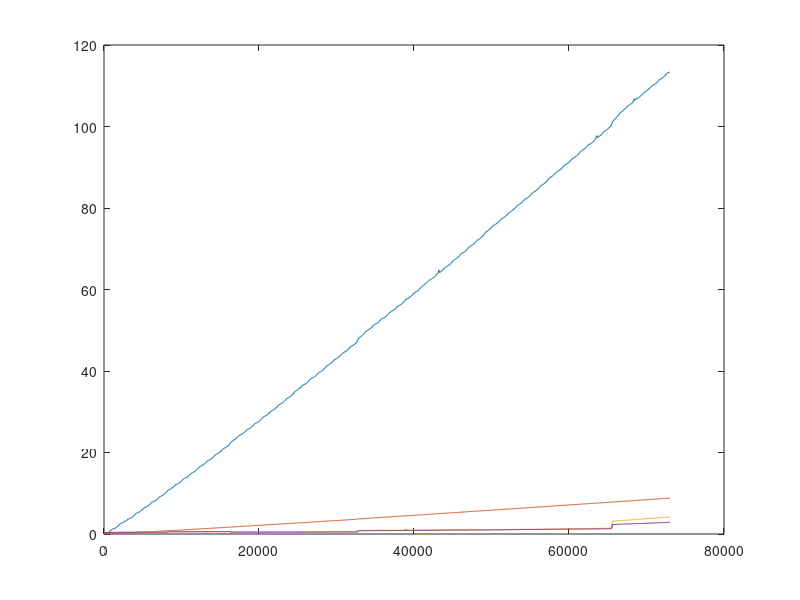

MATLAB code to generate this figure:
x=1:100:73001;y1=1:100:73001;y2=1:100:73001;y3=1:100:73001;y4=1:100:73001;
y1(1) = 0.001900; y2(1) = 0.000600; y3(1) = 0.416668; y4(1) = 0.415700;
y1(2) = 0.020100; y2(2) = 0.008800; y3(2) = 0.449556; y4(2) = 0.405700;
y1(3) = 0.060800; y2(3) = 0.015800; y3(3) = 0.440778; y4(3) = 0.390900;
y1(4) = 0.121100; y2(4) = 0.023500; y3(4) = 0.423556; y4(4) = 0.380600;
y1(5) = 0.196400; y2(5) = 0.030800; y3(5) = 0.413333; y4(5) = 0.388400;
y1(6) = 0.289200; y2(6) = 0.038200; y3(6) = 0.399000; y4(6) = 0.355000;
y1(7) = 0.408800; y2(7) = 0.046400; y3(7) = 0.396889; y4(7) = 0.354500;
y1(8) = 0.548100; y2(8) = 0.056300; y3(8) = 0.399222; y4(8) = 0.354600;
y1(9) = 0.708000; y2(9) = 0.065400; y3(9) = 0.395556; y4(9) = 0.356000;
y1(10) = 0.889100; y2(10) = 0.073600; y3(10) = 0.424111; y4(10) = 0.354900;
y1(11) = 1.091300; y2(11) = 0.082500; y3(11) = 0.398111; y4(11) = 0.354200;
y1(12) = 1.206700; y2(12) = 0.092400; y3(12) = 0.451889; y4(12) = 0.380900;
y1(13) = 1.257800; y2(13) = 0.101700; y3(13) = 0.426000; y4(13) = 0.380800;
y1(14) = 1.330600; y2(14) = 0.110500; y3(14) = 0.455889; y4(14) = 0.379000;
y1(15) = 1.418700; y2(15) = 0.120900; y3(15) = 0.427444; y4(15) = 0.380100;
y1(16) = 1.525700; y2(16) = 0.130600; y3(16) = 0.423111; y4(16) = 0.405900;
y1(17) = 1.652500; y2(17) = 0.139300; y3(17) = 0.427111; y4(17) = 0.381700;
y1(18) = 1.799800; y2(18) = 0.149700; y3(18) = 0.426667; y4(18) = 0.381900;
y1(19) = 1.964300; y2(19) = 0.159800; y3(19) = 0.452667; y4(19) = 0.380400;
y1(20) = 2.150100; y2(20) = 0.170200; y3(20) = 0.426556; y4(20) = 0.379200;
y1(21) = 2.354500; y2(21) = 0.179300; y3(21) = 0.456667; y4(21) = 0.379700;
y1(22) = 2.540600; y2(22) = 0.189800; y3(22) = 0.483000; y4(22) = 0.408500;
y1(23) = 2.601800; y2(23) = 0.199800; y3(23) = 0.455000; y4(23) = 0.407800;
y1(24) = 2.675400; y2(24) = 0.210700; y3(24) = 0.481000; y4(24) = 0.407300;
y1(25) = 2.757800; y2(25) = 0.220200; y3(25) = 0.454333; y4(25) = 0.436200;
y1(26) = 2.867100; y2(26) = 0.232800; y3(26) = 0.484222; y4(26) = 0.409600;
y1(27) = 2.996900; y2(27) = 0.240800; y3(27) = 0.482111; y4(27) = 0.407600;
y1(28) = 3.140800; y2(28) = 0.253000; y3(28) = 0.451556; y4(28) = 0.434700;
y1(29) = 3.285700; y2(29) = 0.262200; y3(29) = 0.482667; y4(29) = 0.405600;
y1(30) = 3.266400; y2(30) = 0.251900; y3(30) = 0.464222; y4(30) = 0.388900;
y1(31) = 3.459800; y2(31) = 0.260300; y3(31) = 0.455889; y4(31) = 0.383600;
y1(32) = 3.642600; y2(32) = 0.269300; y3(32) = 0.431111; y4(32) = 0.406000;
y1(33) = 3.709800; y2(33) = 0.281500; y3(33) = 0.459222; y4(33) = 0.386600;
y1(34) = 3.768100; y2(34) = 0.290400; y3(34) = 0.463889; y4(34) = 0.387600;
y1(35) = 3.852200; y2(35) = 0.302300; y3(35) = 0.431111; y4(35) = 0.413500;
y1(36) = 3.954100; y2(36) = 0.309000; y3(36) = 0.427444; y4(36) = 0.392500;
y1(37) = 4.076000; y2(37) = 0.343700; y3(37) = 0.471111; y4(37) = 0.379600;
y1(38) = 4.211400; y2(38) = 0.339300; y3(38) = 0.470778; y4(38) = 0.380500;
y1(39) = 4.375400; y2(39) = 0.353500; y3(39) = 0.449778; y4(39) = 0.402300;
y1(40) = 4.564799; y2(40) = 0.357700; y3(40) = 0.473556; y4(40) = 0.384000;
y1(41) = 4.755600; y2(41) = 0.360200; y3(41) = 0.470778; y4(41) = 0.383000;
y1(42) = 5.015600; y2(42) = 0.371000; y3(42) = 0.531444; y4(42) = 0.417300;
y1(43) = 5.119101; y2(43) = 0.379800; y3(43) = 0.509444; y4(43) = 0.437500;
y1(44) = 5.191900; y2(44) = 0.389100; y3(44) = 0.504889; y4(44) = 0.440100;
y1(45) = 5.268800; y2(45) = 0.396800; y3(45) = 0.509222; y4(45) = 0.416300;
y1(46) = 5.369400; y2(46) = 0.407200; y3(46) = 0.510556; y4(46) = 0.438800;
y1(47) = 5.489400; y2(47) = 0.419200; y3(47) = 0.539111; y4(47) = 0.416700;
y1(48) = 5.610200; y2(48) = 0.428100; y3(48) = 0.478444; y4(48) = 0.440000;
y1(49) = 5.746600; y2(49) = 0.438000; y3(49) = 0.538444; y4(49) = 0.414500;
y1(50) = 5.916200; y2(50) = 0.447100; y3(50) = 0.513889; y4(50) = 0.439700;
y1(51) = 6.106400; y2(51) = 0.458400; y3(51) = 0.512111; y4(51) = 0.440000;
y1(52) = 6.305700; y2(52) = 0.470100; y3(52) = 0.510444; y4(52) = 0.440200;
y1(53) = 6.423100; y2(53) = 0.482600; y3(53) = 0.514889; y4(53) = 0.441200;
y1(54) = 6.494300; y2(54) = 0.488800; y3(54) = 0.541778; y4(54) = 0.417900;
y1(55) = 6.571200; y2(55) = 0.499600; y3(55) = 0.511555; y4(55) = 0.440800;
y1(56) = 6.663499; y2(56) = 0.512300; y3(56) = 0.543667; y4(56) = 0.420600;
y1(57) = 6.784400; y2(57) = 0.521300; y3(57) = 0.513222; y4(57) = 0.441700;
y1(58) = 6.915200; y2(58) = 0.530700; y3(58) = 0.539778; y4(58) = 0.417100;
y1(59) = 7.063400; y2(59) = 0.540200; y3(59) = 0.515333; y4(59) = 0.441600;
y1(60) = 7.227900; y2(60) = 0.554400; y3(60) = 0.512778; y4(60) = 0.441400;
y1(61) = 7.428500; y2(61) = 0.562500; y3(61) = 0.514333; y4(61) = 0.418200;
y1(62) = 7.629300; y2(62) = 0.572500; y3(62) = 0.520000; y4(62) = 0.440900;
y1(63) = 7.816300; y2(63) = 0.584100; y3(63) = 0.540667; y4(63) = 0.418400;
y1(64) = 7.876900; y2(64) = 0.594500; y3(64) = 0.486333; y4(64) = 0.440500;
y1(65) = 7.953799; y2(65) = 0.601800; y3(65) = 0.543889; y4(65) = 0.419700;
y1(66) = 8.068001; y2(66) = 0.614700; y3(66) = 0.515000; y4(66) = 0.441900;
y1(67) = 8.165800; y2(67) = 0.624600; y3(67) = 0.516444; y4(67) = 0.443100;
y1(68) = 8.299400; y2(68) = 0.635200; y3(68) = 0.514889; y4(68) = 0.441800;
y1(69) = 8.438701; y2(69) = 0.653800; y3(69) = 0.516333; y4(69) = 0.441100;
y1(70) = 8.597199; y2(70) = 0.655200; y3(70) = 0.546111; y4(70) = 0.420200;
y1(71) = 8.776600; y2(71) = 0.667100; y3(71) = 0.517778; y4(71) = 0.447000;
y1(72) = 8.973800; y2(72) = 0.675600; y3(72) = 0.545667; y4(72) = 0.421200;
y1(73) = 9.172300; y2(73) = 0.687500; y3(73) = 0.524444; y4(73) = 0.453700;
y1(74) = 9.247499; y2(74) = 0.698400; y3(74) = 0.548556; y4(74) = 0.420000;
y1(75) = 9.314800; y2(75) = 0.709100; y3(75) = 0.520778; y4(75) = 0.445800;
y1(76) = 9.413199; y2(76) = 0.720400; y3(76) = 0.520889; y4(76) = 0.445900;
y1(77) = 9.524699; y2(77) = 0.729500; y3(77) = 0.518889; y4(77) = 0.424700;
y1(78) = 9.643100; y2(78) = 0.737900; y3(78) = 0.519889; y4(78) = 0.445100;
y1(79) = 9.791201; y2(79) = 0.750400; y3(79) = 0.546222; y4(79) = 0.422900;
y1(80) = 9.961901; y2(80) = 0.762100; y3(80) = 0.490333; y4(80) = 0.446800;
y1(81) = 10.135099; y2(81) = 0.773000; y3(81) = 0.550000; y4(81) = 0.424800;
y1(82) = 10.338099; y2(82) = 0.784700; y3(82) = 0.519333; y4(82) = 0.444900;
y1(83) = 10.636900; y2(83) = 0.792700; y3(83) = 0.567667; y4(83) = 0.515900;
y1(84) = 10.779599; y2(84) = 0.806300; y3(84) = 0.599222; y4(84) = 0.514400;
y1(85) = 10.889100; y2(85) = 0.815400; y3(85) = 0.599667; y4(85) = 0.515000;
y1(86) = 10.967400; y2(86) = 0.822900; y3(86) = 0.570556; y4(86) = 0.540600;
y1(87) = 11.069499; y2(87) = 0.838900; y3(87) = 0.574222; y4(87) = 0.539800;
y1(88) = 11.200600; y2(88) = 0.847100; y3(88) = 0.570222; y4(88) = 0.516700;
y1(89) = 11.333399; y2(89) = 0.856300; y3(89) = 0.571555; y4(89) = 0.541600;
y1(90) = 11.475699; y2(90) = 0.871200; y3(90) = 0.579333; y4(90) = 0.540000;
y1(91) = 11.645399; y2(91) = 0.878100; y3(91) = 0.572333; y4(91) = 0.523200;
y1(92) = 11.846101; y2(92) = 0.887700; y3(92) = 0.604556; y4(92) = 0.520600;
y1(93) = 12.041600; y2(93) = 0.903400; y3(93) = 0.603667; y4(93) = 0.520100;
y1(94) = 12.153501; y2(94) = 0.912800; y3(94) = 0.572000; y4(94) = 0.543100;
y1(95) = 12.226599; y2(95) = 0.922600; y3(95) = 0.574778; y4(95) = 0.543100;
y1(96) = 12.301700; y2(96) = 0.934400; y3(96) = 0.575000; y4(96) = 0.518100;
y1(97) = 12.392700; y2(97) = 0.943800; y3(97) = 0.571556; y4(97) = 0.544700;
y1(98) = 12.528999; y2(98) = 0.955400; y3(98) = 0.578222; y4(98) = 0.543100;
y1(99) = 12.651800; y2(99) = 0.965800; y3(99) = 0.579444; y4(99) = 0.520100;
y1(100) = 12.803200; y2(100) = 0.977300; y3(100) = 0.603333; y4(100) = 0.522500;
y1(101) = 12.987600; y2(101) = 0.988400; y3(101) = 0.609889; y4(101) = 0.522200;
y1(102) = 13.174400; y2(102) = 1.001000; y3(102) = 0.579000; y4(102) = 0.553200;
y1(103) = 13.372000; y2(103) = 1.010200; y3(103) = 0.578556; y4(103) = 0.548100;
y1(104) = 13.551700; y2(104) = 1.021900; y3(104) = 0.587222; y4(104) = 0.525700;
y1(105) = 13.623901; y2(105) = 1.035600; y3(105) = 0.583444; y4(105) = 0.550000;
y1(106) = 13.708700; y2(106) = 1.043200; y3(106) = 0.583444; y4(106) = 0.548000;
y1(107) = 13.808701; y2(107) = 1.052300; y3(107) = 0.586889; y4(107) = 0.527600;
y1(108) = 13.919500; y2(108) = 1.064000; y3(108) = 0.611556; y4(108) = 0.525800;
y1(109) = 14.042898; y2(109) = 1.075500; y3(109) = 0.611556; y4(109) = 0.525400;
y1(110) = 14.210500; y2(110) = 1.086400; y3(110) = 0.582889; y4(110) = 0.551000;
y1(111) = 14.429700; y2(111) = 1.121100; y3(111) = 0.586778; y4(111) = 0.556200;
y1(112) = 14.559000; y2(112) = 1.109700; y3(112) = 0.586667; y4(112) = 0.529100;
y1(113) = 14.785199; y2(113) = 1.118800; y3(113) = 0.585000; y4(113) = 0.551700;
y1(114) = 14.964801; y2(114) = 1.133900; y3(114) = 0.594000; y4(114) = 0.552800;
y1(115) = 15.033701; y2(115) = 1.142600; y3(115) = 0.592444; y4(115) = 0.527800;
y1(116) = 15.139300; y2(116) = 1.158000; y3(116) = 0.626889; y4(116) = 0.530400;
y1(117) = 15.219800; y2(117) = 1.164700; y3(117) = 0.627889; y4(117) = 0.531300;
y1(118) = 15.338800; y2(118) = 1.177600; y3(118) = 0.599444; y4(118) = 0.553500;
y1(119) = 15.462399; y2(119) = 1.189900; y3(119) = 0.601222; y4(119) = 0.553400;
y1(120) = 15.627802; y2(120) = 1.196500; y3(120) = 0.600667; y4(120) = 0.539700;
y1(121) = 15.833799; y2(121) = 1.210500; y3(121) = 0.590778; y4(121) = 0.555800;
y1(122) = 15.982599; y2(122) = 1.225000; y3(122) = 0.591222; y4(122) = 0.554100;
y1(123) = 16.185200; y2(123) = 1.236500; y3(123) = 0.593111; y4(123) = 0.530300;
y1(124) = 16.463400; y2(124) = 1.247900; y3(124) = 0.615667; y4(124) = 0.531600;
y1(125) = 16.568899; y2(125) = 1.262100; y3(125) = 0.615333; y4(125) = 0.532000;
y1(126) = 16.657600; y2(126) = 1.264500; y3(126) = 0.588000; y4(126) = 0.555700;
y1(127) = 16.743000; y2(127) = 1.280600; y3(127) = 0.598778; y4(127) = 0.559300;
y1(128) = 16.857101; y2(128) = 1.289700; y3(128) = 0.598889; y4(128) = 0.531200;
y1(129) = 16.985901; y2(129) = 1.303600; y3(129) = 0.596000; y4(129) = 0.556300;
y1(130) = 17.122700; y2(130) = 1.312500; y3(130) = 0.599111; y4(130) = 0.559700;
y1(131) = 17.287102; y2(131) = 1.324900; y3(131) = 0.597222; y4(131) = 0.533500;
y1(132) = 17.464600; y2(132) = 1.335900; y3(132) = 0.623222; y4(132) = 0.535300;
y1(133) = 17.667898; y2(133) = 1.345900; y3(133) = 0.626444; y4(133) = 0.534400;
y1(134) = 17.880899; y2(134) = 1.360100; y3(134) = 0.593778; y4(134) = 0.558700;
y1(135) = 18.012901; y2(135) = 1.367900; y3(135) = 0.590111; y4(135) = 0.561800;
y1(136) = 18.069901; y2(136) = 1.378800; y3(136) = 0.595000; y4(136) = 0.537200;
y1(137) = 18.187000; y2(137) = 1.388800; y3(137) = 0.596667; y4(137) = 0.560900;
y1(138) = 18.296799; y2(138) = 1.406200; y3(138) = 0.596333; y4(138) = 0.562400;
y1(139) = 18.408600; y2(139) = 1.411000; y3(139) = 0.600556; y4(139) = 0.537600;
y1(140) = 18.544701; y2(140) = 1.423700; y3(140) = 0.627111; y4(140) = 0.538000;
y1(141) = 18.693901; y2(141) = 1.432600; y3(141) = 0.637667; y4(141) = 0.537800;
y1(142) = 18.889099; y2(142) = 1.446000; y3(142) = 0.618000; y4(142) = 0.564600;
y1(143) = 19.082203; y2(143) = 1.453200; y3(143) = 0.601222; y4(143) = 0.564600;
y1(144) = 19.304998; y2(144) = 1.466700; y3(144) = 0.600222; y4(144) = 0.538200;
y1(145) = 19.484200; y2(145) = 1.474800; y3(145) = 0.598333; y4(145) = 0.564500;
y1(146) = 19.560598; y2(146) = 1.494700; y3(146) = 0.603667; y4(146) = 0.564200;
y1(147) = 19.681499; y2(147) = 1.505600; y3(147) = 0.606000; y4(147) = 0.542800;
y1(148) = 19.774899; y2(148) = 1.518000; y3(148) = 0.636444; y4(148) = 0.544300;
y1(149) = 19.890600; y2(149) = 1.524800; y3(149) = 0.631111; y4(149) = 0.539200;
y1(150) = 20.016699; y2(150) = 1.535300; y3(150) = 0.599444; y4(150) = 0.567300;
y1(151) = 20.171801; y2(151) = 1.547100; y3(151) = 0.603778; y4(151) = 0.567100;
y1(152) = 20.341702; y2(152) = 1.559500; y3(152) = 0.610889; y4(152) = 0.542800;
y1(153) = 20.544001; y2(153) = 1.573100; y3(153) = 0.609889; y4(153) = 0.570200;
y1(154) = 20.765499; y2(154) = 1.583500; y3(154) = 0.606889; y4(154) = 0.570600;
y1(155) = 20.942400; y2(155) = 1.597800; y3(155) = 0.601444; y4(155) = 0.543300;
y1(156) = 21.013899; y2(156) = 1.602300; y3(156) = 0.633222; y4(156) = 0.543400;
y1(157) = 21.122301; y2(157) = 1.617900; y3(157) = 0.644556; y4(157) = 0.544500;
y1(158) = 21.219398; y2(158) = 1.624200; y3(158) = 0.605333; y4(158) = 0.571100;
y1(159) = 21.322300; y2(159) = 1.641500; y3(159) = 0.609889; y4(159) = 0.572000;
y1(160) = 21.462999; y2(160) = 1.650200; y3(160) = 0.615556; y4(160) = 0.546200;
y1(161) = 21.622299; y2(161) = 1.659000; y3(161) = 0.616556; y4(161) = 0.572300;
y1(162) = 21.806200; y2(162) = 1.667100; y3(162) = 0.617778; y4(162) = 0.575100;
y1(163) = 21.980299; y2(163) = 1.681200; y3(163) = 0.613000; y4(163) = 0.546300;
y1(164) = 22.199900; y2(164) = 1.695000; y3(164) = 0.631556; y4(164) = 0.547900;
y1(165) = 22.537300; y2(165) = 1.707500; y3(165) = 0.584333; y4(165) = 0.402300;
y1(166) = 22.694401; y2(166) = 1.732000; y3(166) = 0.583333; y4(166) = 0.430600;
y1(167) = 22.836300; y2(167) = 1.733400; y3(167) = 0.549000; y4(167) = 0.463500;
y1(168) = 22.949600; y2(168) = 1.748100; y3(168) = 0.547778; y4(168) = 0.435800;
y1(169) = 23.093700; y2(169) = 1.767300; y3(169) = 0.583556; y4(169) = 0.402900;
y1(170) = 23.275900; y2(170) = 1.767400; y3(170) = 0.582889; y4(170) = 0.431300;
y1(171) = 23.378201; y2(171) = 1.780900; y3(171) = 0.548667; y4(171) = 0.462700;
y1(172) = 23.531301; y2(172) = 1.792800; y3(172) = 0.549333; y4(172) = 0.437000;
y1(173) = 23.731901; y2(173) = 1.806700; y3(173) = 0.582889; y4(173) = 0.405300;
y1(174) = 23.926601; y2(174) = 1.814100; y3(174) = 0.584889; y4(174) = 0.436000;
y1(175) = 24.126301; y2(175) = 1.824400; y3(175) = 0.551778; y4(175) = 0.465500;
y1(176) = 24.268799; y2(176) = 1.838400; y3(176) = 0.554000; y4(176) = 0.437100;
y1(177) = 24.329403; y2(177) = 1.849600; y3(177) = 0.586000; y4(177) = 0.406400;
y1(178) = 24.409901; y2(178) = 1.861700; y3(178) = 0.590556; y4(178) = 0.433500;
y1(179) = 24.522600; y2(179) = 1.871200; y3(179) = 0.554333; y4(179) = 0.466400;
y1(180) = 24.643600; y2(180) = 1.880100; y3(180) = 0.552000; y4(180) = 0.439400;
y1(181) = 24.764700; y2(181) = 1.891300; y3(181) = 0.593889; y4(181) = 0.405000;
y1(182) = 24.922300; y2(182) = 1.907000; y3(182) = 0.592222; y4(182) = 0.435900;
y1(183) = 25.125500; y2(183) = 1.914800; y3(183) = 0.559000; y4(183) = 0.467600;
y1(184) = 25.297298; y2(184) = 1.930000; y3(184) = 0.553111; y4(184) = 0.439400;
y1(185) = 25.527102; y2(185) = 1.940600; y3(185) = 0.589222; y4(185) = 0.407300;
y1(186) = 25.678799; y2(186) = 1.952300; y3(186) = 0.591111; y4(186) = 0.435000;
y1(187) = 25.770901; y2(187) = 1.960700; y3(187) = 0.558333; y4(187) = 0.469300;
y1(188) = 25.850500; y2(188) = 1.976700; y3(188) = 0.558778; y4(188) = 0.441000;
y1(189) = 25.921398; y2(189) = 1.982000; y3(189) = 0.592000; y4(189) = 0.408800;
y1(190) = 26.059702; y2(190) = 1.998100; y3(190) = 0.595333; y4(190) = 0.437800;
y1(191) = 26.208002; y2(191) = 2.002600; y3(191) = 0.557000; y4(191) = 0.470300;
y1(192) = 26.356501; y2(192) = 2.018200; y3(192) = 0.557667; y4(192) = 0.443100;
y1(193) = 26.523602; y2(193) = 2.029200; y3(193) = 0.594667; y4(193) = 0.409400;
y1(194) = 26.726700; y2(194) = 2.041700; y3(194) = 0.596556; y4(194) = 0.438500;
y1(195) = 26.946100; y2(195) = 2.050600; y3(195) = 0.560000; y4(195) = 0.470300;
y1(196) = 27.115499; y2(196) = 2.070700; y3(196) = 0.559000; y4(196) = 0.443000;
y1(197) = 27.195301; y2(197) = 2.080000; y3(197) = 0.596111; y4(197) = 0.410700;
y1(198) = 27.294598; y2(198) = 2.099700; y3(198) = 0.593556; y4(198) = 0.439000;
y1(199) = 27.389700; y2(199) = 2.104900; y3(199) = 0.561667; y4(199) = 0.472100;
y1(200) = 27.518200; y2(200) = 2.120600; y3(200) = 0.562333; y4(200) = 0.442900;
y1(201) = 27.648697; y2(201) = 2.124700; y3(201) = 0.596444; y4(201) = 0.411700;
y1(202) = 27.809500; y2(202) = 2.134500; y3(202) = 0.599111; y4(202) = 0.440100;
y1(203) = 27.994497; y2(203) = 2.145900; y3(203) = 0.566556; y4(203) = 0.473900;
y1(204) = 28.184803; y2(204) = 2.156800; y3(204) = 0.562889; y4(204) = 0.443700;
y1(205) = 28.409801; y2(205) = 2.167700; y3(205) = 0.600000; y4(205) = 0.411900;
y1(206) = 28.646297; y2(206) = 2.182200; y3(206) = 0.603000; y4(206) = 0.442600;
y1(207) = 28.757202; y2(207) = 2.189000; y3(207) = 0.565000; y4(207) = 0.474000;
y1(208) = 28.837200; y2(208) = 2.207100; y3(208) = 0.565778; y4(208) = 0.447400;
y1(209) = 28.940899; y2(209) = 2.223100; y3(209) = 0.600778; y4(209) = 0.413100;
y1(210) = 29.071499; y2(210) = 2.244900; y3(210) = 0.603667; y4(210) = 0.442500;
y1(211) = 29.191601; y2(211) = 2.260800; y3(211) = 0.569333; y4(211) = 0.475100;
y1(212) = 29.314098; y2(212) = 2.265100; y3(212) = 0.564222; y4(212) = 0.444900;
y1(213) = 29.483801; y2(213) = 2.279300; y3(213) = 0.602222; y4(213) = 0.414500;
y1(214) = 29.666998; y2(214) = 2.290800; y3(214) = 0.603222; y4(214) = 0.443600;
y1(215) = 29.886297; y2(215) = 2.302600; y3(215) = 0.568667; y4(215) = 0.478800;
y1(216) = 30.107098; y2(216) = 2.317600; y3(216) = 0.566556; y4(216) = 0.447100;
y1(217) = 30.193903; y2(217) = 2.326300; y3(217) = 0.607222; y4(217) = 0.413800;
y1(218) = 30.286999; y2(218) = 2.339200; y3(218) = 0.605889; y4(218) = 0.444800;
y1(219) = 30.383301; y2(219) = 2.345700; y3(219) = 0.572222; y4(219) = 0.477000;
y1(220) = 30.498600; y2(220) = 2.344800; y3(220) = 0.569667; y4(220) = 0.447200;
y1(221) = 30.630199; y2(221) = 2.358600; y3(221) = 0.604778; y4(221) = 0.415400;
y1(222) = 30.770603; y2(222) = 2.370500; y3(222) = 0.608889; y4(222) = 0.446000;
y1(223) = 30.947102; y2(223) = 2.387100; y3(223) = 0.571667; y4(223) = 0.479200;
y1(224) = 31.140900; y2(224) = 2.393200; y3(224) = 0.570778; y4(224) = 0.447400;
y1(225) = 31.321301; y2(225) = 2.408200; y3(225) = 0.609000; y4(225) = 0.416600;
y1(226) = 31.559399; y2(226) = 2.417400; y3(226) = 0.608111; y4(226) = 0.446400;
y1(227) = 31.732101; y2(227) = 2.429500; y3(227) = 0.574778; y4(227) = 0.479000;
y1(228) = 31.801203; y2(228) = 2.449500; y3(228) = 0.573222; y4(228) = 0.448700;
y1(229) = 31.916401; y2(229) = 2.452200; y3(229) = 0.609889; y4(229) = 0.415400;
y1(230) = 32.040298; y2(230) = 2.474300; y3(230) = 0.610667; y4(230) = 0.447100;
y1(231) = 32.157001; y2(231) = 2.473500; y3(231) = 0.577222; y4(231) = 0.479500;
y1(232) = 32.284496; y2(232) = 2.487300; y3(232) = 0.577222; y4(232) = 0.451800;
y1(233) = 32.460300; y2(233) = 2.498300; y3(233) = 0.612222; y4(233) = 0.418100;
y1(234) = 32.650196; y2(234) = 2.517700; y3(234) = 0.615444; y4(234) = 0.450000;
y1(235) = 32.830803; y2(235) = 2.521900; y3(235) = 0.578111; y4(235) = 0.485400;
y1(236) = 33.084400; y2(236) = 2.534900; y3(236) = 0.578000; y4(236) = 0.452300;
y1(237) = 33.244698; y2(237) = 2.554900; y3(237) = 0.614444; y4(237) = 0.418000;
y1(238) = 33.338501; y2(238) = 2.552600; y3(238) = 0.617111; y4(238) = 0.451100;
y1(239) = 33.437500; y2(239) = 2.573300; y3(239) = 0.578333; y4(239) = 0.484900;
y1(240) = 33.550900; y2(240) = 2.583800; y3(240) = 0.580222; y4(240) = 0.452100;
y1(241) = 33.694897; y2(241) = 2.593600; y3(241) = 0.620333; y4(241) = 0.418900;
y1(242) = 33.842701; y2(242) = 2.605100; y3(242) = 0.618556; y4(242) = 0.452100;
y1(243) = 33.991501; y2(243) = 2.618500; y3(243) = 0.579667; y4(243) = 0.484000;
y1(244) = 34.187302; y2(244) = 2.628700; y3(244) = 0.582000; y4(244) = 0.452000;
y1(245) = 34.364502; y2(245) = 2.643600; y3(245) = 0.622444; y4(245) = 0.423800;
y1(246) = 34.594597; y2(246) = 2.648300; y3(246) = 0.620444; y4(246) = 0.453400;
y1(247) = 34.916801; y2(247) = 2.664000; y3(247) = 0.582556; y4(247) = 0.486500;
y1(248) = 35.052902; y2(248) = 2.676100; y3(248) = 0.584222; y4(248) = 0.456300;
y1(249) = 35.160198; y2(249) = 2.687800; y3(249) = 0.620222; y4(249) = 0.418500;
y1(250) = 35.256104; y2(250) = 2.695500; y3(250) = 0.620778; y4(250) = 0.453500;
y1(251) = 35.396595; y2(251) = 2.714700; y3(251) = 0.586667; y4(251) = 0.486700;
y1(252) = 35.521103; y2(252) = 2.724400; y3(252) = 0.584778; y4(252) = 0.455500;
y1(253) = 35.734295; y2(253) = 2.732600; y3(253) = 0.622555; y4(253) = 0.420700;
y1(254) = 35.836098; y2(254) = 2.752200; y3(254) = 0.623555; y4(254) = 0.453300;
y1(255) = 36.037804; y2(255) = 2.757800; y3(255) = 0.584222; y4(255) = 0.487900;
y1(256) = 36.247097; y2(256) = 2.772000; y3(256) = 0.586556; y4(256) = 0.458500;
y1(257) = 36.512398; y2(257) = 2.790300; y3(257) = 0.623000; y4(257) = 0.423500;
y1(258) = 36.551800; y2(258) = 2.798200; y3(258) = 0.625778; y4(258) = 0.455400;
y1(259) = 36.622101; y2(259) = 2.804400; y3(259) = 0.585333; y4(259) = 0.489800;
y1(260) = 36.754700; y2(260) = 2.826900; y3(260) = 0.588778; y4(260) = 0.456400;
y1(261) = 36.867100; y2(261) = 2.835300; y3(261) = 0.631333; y4(261) = 0.425200;
y1(262) = 36.972801; y2(262) = 2.848300; y3(262) = 0.627667; y4(262) = 0.457400;
y1(263) = 37.139404; y2(263) = 2.856200; y3(263) = 0.589000; y4(263) = 0.492600;
y1(264) = 37.339401; y2(264) = 2.870600; y3(264) = 0.590667; y4(264) = 0.461400;
y1(265) = 37.485401; y2(265) = 2.875000; y3(265) = 0.629444; y4(265) = 0.423900;
y1(266) = 37.717400; y2(266) = 2.885800; y3(266) = 0.630333; y4(266) = 0.458700;
y1(267) = 37.940800; y2(267) = 2.900800; y3(267) = 0.591778; y4(267) = 0.493300;
y1(268) = 38.090900; y2(268) = 2.913000; y3(268) = 0.590111; y4(268) = 0.458900;
y1(269) = 38.230602; y2(269) = 2.930000; y3(269) = 0.628333; y4(269) = 0.426400;
y1(270) = 38.264500; y2(270) = 2.943000; y3(270) = 0.630667; y4(270) = 0.459400;
y1(271) = 38.392700; y2(271) = 2.944000; y3(271) = 0.594333; y4(271) = 0.493900;
y1(272) = 38.492699; y2(272) = 2.971400; y3(272) = 0.592333; y4(272) = 0.461500;
y1(273) = 38.645203; y2(273) = 2.977300; y3(273) = 0.631444; y4(273) = 0.424900;
y1(274) = 38.802299; y2(274) = 2.992900; y3(274) = 0.635556; y4(274) = 0.458400;
y1(275) = 39.025997; y2(275) = 2.999700; y3(275) = 0.594111; y4(275) = 0.493800;
y1(276) = 39.207100; y2(276) = 3.011800; y3(276) = 0.593333; y4(276) = 0.460900;
y1(277) = 39.399399; y2(277) = 3.019400; y3(277) = 0.633333; y4(277) = 0.425600;
y1(278) = 39.598900; y2(278) = 3.038700; y3(278) = 0.635000; y4(278) = 0.460700;
y1(279) = 39.705402; y2(279) = 3.044500; y3(279) = 0.594667; y4(279) = 0.494900;
y1(280) = 39.778198; y2(280) = 3.057600; y3(280) = 0.596333; y4(280) = 0.461400;
y1(281) = 39.889702; y2(281) = 3.070200; y3(281) = 0.633000; y4(281) = 0.427500;
y1(282) = 40.029602; y2(282) = 3.082800; y3(282) = 0.639111; y4(282) = 0.460900;
y1(283) = 40.163998; y2(283) = 3.103500; y3(283) = 0.597778; y4(283) = 0.496300;
y1(284) = 40.346199; y2(284) = 3.111500; y3(284) = 0.597889; y4(284) = 0.463900;
y1(285) = 40.511497; y2(285) = 3.113000; y3(285) = 0.637111; y4(285) = 0.429500;
y1(286) = 40.702599; y2(286) = 3.139100; y3(286) = 0.641556; y4(286) = 0.462400;
y1(287) = 40.924000; y2(287) = 3.141300; y3(287) = 0.599778; y4(287) = 0.499000;
y1(288) = 41.204700; y2(288) = 3.162000; y3(288) = 0.598222; y4(288) = 0.465800;
y1(289) = 41.293301; y2(289) = 3.176800; y3(289) = 0.639889; y4(289) = 0.427800;
y1(290) = 41.384697; y2(290) = 3.189700; y3(290) = 0.642778; y4(290) = 0.463600;
y1(291) = 41.513100; y2(291) = 3.197900; y3(291) = 0.600778; y4(291) = 0.502300;
y1(292) = 41.727402; y2(292) = 3.230100; y3(292) = 0.603667; y4(292) = 0.477700;
y1(293) = 41.791397; y2(293) = 3.203600; y3(293) = 0.644444; y4(293) = 0.428600;
y1(294) = 41.919701; y2(294) = 3.223800; y3(294) = 0.642444; y4(294) = 0.464200;
y1(295) = 42.105400; y2(295) = 3.240800; y3(295) = 0.605000; y4(295) = 0.503700;
y1(296) = 42.292000; y2(296) = 3.249600; y3(296) = 0.604111; y4(296) = 0.468400;
y1(297) = 42.478703; y2(297) = 3.265900; y3(297) = 0.644778; y4(297) = 0.429800;
y1(298) = 42.718502; y2(298) = 3.275100; y3(298) = 0.644333; y4(298) = 0.466200;
y1(299) = 42.840096; y2(299) = 3.280100; y3(299) = 0.603778; y4(299) = 0.504100;
y1(300) = 42.925205; y2(300) = 3.300200; y3(300) = 0.605111; y4(300) = 0.468400;
y1(301) = 43.025799; y2(301) = 3.308900; y3(301) = 0.644222; y4(301) = 0.432600;
y1(302) = 43.168602; y2(302) = 3.316100; y3(302) = 0.646555; y4(302) = 0.465500;
y1(303) = 43.286995; y2(303) = 3.341700; y3(303) = 0.608667; y4(303) = 0.505100;
y1(304) = 43.449902; y2(304) = 3.346000; y3(304) = 0.606111; y4(304) = 0.471300;
y1(305) = 43.611103; y2(305) = 3.359400; y3(305) = 0.649222; y4(305) = 0.434300;
y1(306) = 43.799503; y2(306) = 3.367400; y3(306) = 0.645778; y4(306) = 0.467400;
y1(307) = 44.005997; y2(307) = 3.379500; y3(307) = 0.607111; y4(307) = 0.505100;
y1(308) = 44.264297; y2(308) = 3.397100; y3(308) = 0.607000; y4(308) = 0.469300;
y1(309) = 44.387100; y2(309) = 3.405400; y3(309) = 0.649111; y4(309) = 0.433000;
y1(310) = 44.475700; y2(310) = 3.410200; y3(310) = 0.652222; y4(310) = 0.466400;
y1(311) = 44.605602; y2(311) = 3.430700; y3(311) = 0.612778; y4(311) = 0.505700;
y1(312) = 44.719105; y2(312) = 3.441700; y3(312) = 0.609000; y4(312) = 0.471900;
y1(313) = 44.822201; y2(313) = 3.457000; y3(313) = 0.650333; y4(313) = 0.433200;
y1(314) = 44.981503; y2(314) = 3.460400; y3(314) = 0.651333; y4(314) = 0.469000;
y1(315) = 45.171101; y2(315) = 3.466600; y3(315) = 0.609333; y4(315) = 0.508400;
y1(316) = 45.340504; y2(316) = 3.487600; y3(316) = 0.610111; y4(316) = 0.471300;
y1(317) = 45.549301; y2(317) = 3.500700; y3(317) = 0.656333; y4(317) = 0.436500;
y1(318) = 45.779099; y2(318) = 3.509700; y3(318) = 0.652778; y4(318) = 0.471000;
y1(319) = 45.995796; y2(319) = 3.529900; y3(319) = 0.613889; y4(319) = 0.509600;
y1(320) = 46.031502; y2(320) = 3.546200; y3(320) = 0.611778; y4(320) = 0.473000;
y1(321) = 46.171898; y2(321) = 3.553600; y3(321) = 0.657222; y4(321) = 0.436800;
y1(322) = 46.241497; y2(322) = 3.567600; y3(322) = 0.657667; y4(322) = 0.472900;
y1(323) = 46.419102; y2(323) = 3.581500; y3(323) = 0.615000; y4(323) = 0.509200;
y1(324) = 46.509800; y2(324) = 3.582000; y3(324) = 0.612222; y4(324) = 0.474700;
y1(325) = 46.676598; y2(325) = 3.599900; y3(325) = 0.658111; y4(325) = 0.437200;
y1(326) = 46.882301; y2(326) = 3.605700; y3(326) = 0.655556; y4(326) = 0.473400;
y1(327) = 47.094604; y2(327) = 3.635800; y3(327) = 0.615778; y4(327) = 0.511300;
y1(328) = 47.279995; y2(328) = 3.636500; y3(328) = 0.615333; y4(328) = 0.477100;
y1(329) = 47.871902; y2(329) = 3.697700; y3(329) = 0.911778; y4(329) = 0.798900;
y1(330) = 48.065399; y2(330) = 3.716300; y3(330) = 0.896333; y4(330) = 0.797500;
y1(331) = 48.222500; y2(331) = 3.722000; y3(331) = 0.896000; y4(331) = 0.799500;
y1(332) = 48.401798; y2(332) = 3.745300; y3(332) = 0.899222; y4(332) = 0.797700;
y1(333) = 48.555401; y2(333) = 3.756900; y3(333) = 0.898000; y4(333) = 0.799700;
y1(334) = 48.754700; y2(334) = 3.762100; y3(334) = 0.899111; y4(334) = 0.803400;
y1(335) = 48.888401; y2(335) = 3.778300; y3(335) = 0.900333; y4(335) = 0.804000;
y1(336) = 49.117905; y2(336) = 3.776500; y3(336) = 0.902444; y4(336) = 0.803200;
y1(337) = 49.316097; y2(337) = 3.798100; y3(337) = 0.903000; y4(337) = 0.804000;
y1(338) = 49.541603; y2(338) = 3.809400; y3(338) = 0.900889; y4(338) = 0.802800;
y1(339) = 49.776905; y2(339) = 3.817400; y3(339) = 0.909111; y4(339) = 0.806400;
y1(340) = 49.852001; y2(340) = 3.832800; y3(340) = 0.902889; y4(340) = 0.807000;
y1(341) = 49.944702; y2(341) = 3.850501; y3(341) = 0.905444; y4(341) = 0.808600;
y1(342) = 50.037300; y2(342) = 3.857700; y3(342) = 0.911333; y4(342) = 0.808100;
y1(343) = 50.177299; y2(343) = 3.873100; y3(343) = 0.957667; y4(343) = 0.821500;
y1(344) = 50.333199; y2(344) = 3.899000; y3(344) = 0.910333; y4(344) = 0.813900;
y1(345) = 50.455002; y2(345) = 3.890400; y3(345) = 0.909667; y4(345) = 0.808100;
y1(346) = 50.619896; y2(346) = 3.910100; y3(346) = 0.910111; y4(346) = 0.814200;
y1(347) = 50.830002; y2(347) = 3.929700; y3(347) = 0.912111; y4(347) = 0.819400;
y1(348) = 51.047600; y2(348) = 3.933500; y3(348) = 0.915111; y4(348) = 0.813700;
y1(349) = 51.240398; y2(349) = 3.950600; y3(349) = 0.914889; y4(349) = 0.818300;
y1(350) = 51.408001; y2(350) = 3.966800; y3(350) = 0.915000; y4(350) = 0.814100;
y1(351) = 51.487904; y2(351) = 3.977900; y3(351) = 0.915556; y4(351) = 0.817300;
y1(352) = 51.563301; y2(352) = 3.983200; y3(352) = 0.917333; y4(352) = 0.821900;
y1(353) = 51.677406; y2(353) = 3.996400; y3(353) = 0.919000; y4(353) = 0.820900;
y1(354) = 51.802399; y2(354) = 4.022600; y3(354) = 0.921444; y4(354) = 0.820000;
y1(355) = 51.958904; y2(355) = 4.018200; y3(355) = 0.923778; y4(355) = 0.819000;
y1(356) = 52.113300; y2(356) = 4.032700; y3(356) = 0.921222; y4(356) = 0.820900;
y1(357) = 52.520405; y2(357) = 4.060600; y3(357) = 0.895444; y4(357) = 0.861400;
y1(358) = 52.500801; y2(358) = 4.061000; y3(358) = 0.929000; y4(358) = 0.825700;
y1(359) = 52.741997; y2(359) = 4.070800; y3(359) = 0.925778; y4(359) = 0.824400;
y1(360) = 52.913994; y2(360) = 4.089800; y3(360) = 0.982222; y4(360) = 0.837700;
y1(361) = 52.972706; y2(361) = 4.097700; y3(361) = 0.929889; y4(361) = 0.826800;
y1(362) = 53.052498; y2(362) = 4.104400; y3(362) = 0.928555; y4(362) = 0.826900;
y1(363) = 53.159100; y2(363) = 4.122000; y3(363) = 0.930667; y4(363) = 0.825500;
y1(364) = 53.300903; y2(364) = 4.134100; y3(364) = 0.932667; y4(364) = 0.828500;
y1(365) = 53.453205; y2(365) = 4.141100; y3(365) = 0.934667; y4(365) = 0.832500;
y1(366) = 53.601398; y2(366) = 4.163700; y3(366) = 0.934111; y4(366) = 0.832000;
y1(367) = 53.783600; y2(367) = 4.169500; y3(367) = 0.934111; y4(367) = 0.837800;
y1(368) = 53.978699; y2(368) = 4.177800; y3(368) = 0.937667; y4(368) = 0.834900;
y1(369) = 54.164001; y2(369) = 4.198200; y3(369) = 0.938444; y4(369) = 0.833200;
y1(370) = 54.444801; y2(370) = 4.203200; y3(370) = 0.939222; y4(370) = 0.837200;
y1(371) = 54.521301; y2(371) = 4.215200; y3(371) = 0.939333; y4(371) = 0.836600;
y1(372) = 54.622101; y2(372) = 4.234099; y3(372) = 0.944111; y4(372) = 0.838600;
y1(373) = 54.760399; y2(373) = 4.254500; y3(373) = 0.943889; y4(373) = 0.840300;
y1(374) = 54.831299; y2(374) = 4.251000; y3(374) = 0.947444; y4(374) = 0.840900;
y1(375) = 54.980499; y2(375) = 4.268400; y3(375) = 0.950222; y4(375) = 0.845800;
y1(376) = 55.140400; y2(376) = 4.283400; y3(376) = 0.900000; y4(376) = 0.861200;
y1(377) = 55.285698; y2(377) = 4.302599; y3(377) = 0.950667; y4(377) = 0.852700;
y1(378) = 55.469097; y2(378) = 4.308600; y3(378) = 0.954778; y4(378) = 0.849400;
y1(379) = 55.687695; y2(379) = 4.325000; y3(379) = 0.950222; y4(379) = 0.848700;
y1(380) = 55.903004; y2(380) = 4.338601; y3(380) = 0.950111; y4(380) = 0.846900;
y1(381) = 56.008301; y2(381) = 4.344000; y3(381) = 0.954000; y4(381) = 0.850100;
y1(382) = 56.086597; y2(382) = 4.365399; y3(382) = 0.956889; y4(382) = 0.853900;
y1(383) = 56.172100; y2(383) = 4.370700; y3(383) = 0.954222; y4(383) = 0.854100;
y1(384) = 56.309601; y2(384) = 4.380700; y3(384) = 0.956667; y4(384) = 0.854100;
y1(385) = 56.456703; y2(385) = 4.393700; y3(385) = 0.961111; y4(385) = 0.860500;
y1(386) = 56.594898; y2(386) = 4.399300; y3(386) = 0.961444; y4(386) = 0.853600;
y1(387) = 56.770802; y2(387) = 4.422300; y3(387) = 0.961111; y4(387) = 0.854200;
y1(388) = 56.984200; y2(388) = 4.428599; y3(388) = 0.964667; y4(388) = 0.865900;
y1(389) = 57.168602; y2(389) = 4.447101; y3(389) = 0.965444; y4(389) = 0.858800;
y1(390) = 57.383801; y2(390) = 4.454100; y3(390) = 0.965555; y4(390) = 0.862000;
y1(391) = 57.774799; y2(391) = 4.475800; y3(391) = 1.034111; y4(391) = 1.129000;
y1(392) = 57.627392; y2(392) = 4.484500; y3(392) = 0.969667; y4(392) = 0.866600;
y1(393) = 57.737499; y2(393) = 4.496800; y3(393) = 0.966111; y4(393) = 0.862200;
y1(394) = 57.852398; y2(394) = 4.504300; y3(394) = 0.970000; y4(394) = 0.863700;
y1(395) = 58.107597; y2(395) = 4.511800; y3(395) = 0.912444; y4(395) = 0.882400;
y1(396) = 58.164196; y2(396) = 4.528900; y3(396) = 0.973889; y4(396) = 0.873500;
y1(397) = 58.306499; y2(397) = 4.544800; y3(397) = 0.977333; y4(397) = 0.865000;
y1(398) = 58.498192; y2(398) = 4.559700; y3(398) = 0.974000; y4(398) = 0.868000;
y1(399) = 58.706505; y2(399) = 4.572700; y3(399) = 0.976556; y4(399) = 0.871200;
y1(400) = 58.938194; y2(400) = 4.599000; y3(400) = 0.976333; y4(400) = 0.874100;
y1(401) = 59.096802; y2(401) = 4.595900; y3(401) = 0.980778; y4(401) = 0.874300;
y1(402) = 59.172203; y2(402) = 4.607000; y3(402) = 0.980444; y4(402) = 0.872700;
y1(403) = 59.435497; y2(403) = 4.620500; y3(403) = 0.977222; y4(403) = 0.873200;
y1(404) = 59.434101; y2(404) = 4.622600; y3(404) = 0.981333; y4(404) = 0.875200;
y1(405) = 59.561104; y2(405) = 4.658200; y3(405) = 1.046333; y4(405) = 0.885600;
y1(406) = 59.741802; y2(406) = 4.662000; y3(406) = 0.989111; y4(406) = 0.877200;
y1(407) = 59.874596; y2(407) = 4.668400; y3(407) = 0.988333; y4(407) = 0.883600;
y1(408) = 60.094097; y2(408) = 4.677300; y3(408) = 0.992556; y4(408) = 0.882200;
y1(409) = 60.302601; y2(409) = 4.698900; y3(409) = 0.989111; y4(409) = 0.879100;
y1(410) = 60.506195; y2(410) = 4.713900; y3(410) = 0.992333; y4(410) = 0.882400;
y1(411) = 60.768097; y2(411) = 4.735100; y3(411) = 0.995444; y4(411) = 0.884300;
y1(412) = 60.904896; y2(412) = 4.736899; y3(412) = 0.991000; y4(412) = 0.883100;
y1(413) = 61.035797; y2(413) = 4.745400; y3(413) = 0.993778; y4(413) = 0.890900;
y1(414) = 61.170799; y2(414) = 4.760300; y3(414) = 1.000889; y4(414) = 0.887900;
y1(415) = 61.281799; y2(415) = 4.777100; y3(415) = 1.002333; y4(415) = 0.884400;
y1(416) = 61.414295; y2(416) = 4.777000; y3(416) = 1.003778; y4(416) = 0.889100;
y1(417) = 61.612103; y2(417) = 4.791400; y3(417) = 1.002889; y4(417) = 0.893700;
y1(418) = 61.744305; y2(418) = 4.808400; y3(418) = 1.000000; y4(418) = 0.890500;
y1(419) = 61.956501; y2(419) = 4.825700; y3(419) = 1.068778; y4(419) = 0.905100;
y1(420) = 62.167297; y2(420) = 4.824800; y3(420) = 1.016111; y4(420) = 0.895300;
y1(421) = 62.351402; y2(421) = 4.843100; y3(421) = 1.007111; y4(421) = 0.897400;
y1(422) = 62.427002; y2(422) = 4.858800; y3(422) = 1.012667; y4(422) = 0.896000;
y1(423) = 62.506695; y2(423) = 4.868300; y3(423) = 1.018333; y4(423) = 0.895700;
y1(424) = 62.638405; y2(424) = 4.884700; y3(424) = 1.012444; y4(424) = 0.898700;
y1(425) = 62.750195; y2(425) = 4.918200; y3(425) = 1.016889; y4(425) = 0.904700;
y1(426) = 62.891102; y2(426) = 4.897000; y3(426) = 1.015111; y4(426) = 0.899700;
y1(427) = 63.026100; y2(427) = 4.922500; y3(427) = 1.014111; y4(427) = 0.902000;
y1(428) = 63.234600; y2(428) = 4.938500; y3(428) = 1.016889; y4(428) = 0.902800;
y1(429) = 63.398705; y2(429) = 4.935300; y3(429) = 1.019778; y4(429) = 0.907600;
y1(430) = 63.643597; y2(430) = 4.971300; y3(430) = 1.021444; y4(430) = 0.910000;
y1(431) = 63.851002; y2(431) = 4.983899; y3(431) = 1.022556; y4(431) = 0.912200;
y1(432) = 63.986000; y2(432) = 4.975900; y3(432) = 1.026889; y4(432) = 0.908200;
y1(433) = 64.751198; y2(433) = 5.000900; y3(433) = 1.105222; y4(433) = 0.930500;
y1(434) = 64.169006; y2(434) = 5.019300; y3(434) = 1.036778; y4(434) = 0.920800;
y1(435) = 64.293411; y2(435) = 5.009800; y3(435) = 1.033556; y4(435) = 0.915100;
y1(436) = 64.435699; y2(436) = 5.031600; y3(436) = 1.041000; y4(436) = 0.921200;
y1(437) = 64.595093; y2(437) = 5.045900; y3(437) = 1.037778; y4(437) = 0.922600;
y1(438) = 64.784798; y2(438) = 5.055600; y3(438) = 1.038556; y4(438) = 0.921200;
y1(439) = 64.955399; y2(439) = 5.073600; y3(439) = 1.035444; y4(439) = 0.924500;
y1(440) = 65.139694; y2(440) = 5.080300; y3(440) = 1.044556; y4(440) = 0.924500;
y1(441) = 65.391899; y2(441) = 5.106200; y3(441) = 1.043445; y4(441) = 0.923400;
y1(442) = 65.541901; y2(442) = 5.103300; y3(442) = 1.043667; y4(442) = 0.923900;
y1(443) = 65.637100; y2(443) = 5.112700; y3(443) = 1.045667; y4(443) = 0.927500;
y1(444) = 65.749001; y2(444) = 5.136000; y3(444) = 1.050667; y4(444) = 0.929700;
y1(445) = 65.853401; y2(445) = 5.137700; y3(445) = 1.051111; y4(445) = 0.924700;
y1(446) = 66.058701; y2(446) = 5.154400; y3(446) = 1.128556; y4(446) = 0.945300;
y1(447) = 66.139107; y2(447) = 5.170700; y3(447) = 1.062000; y4(447) = 0.939400;
y1(448) = 66.296303; y2(448) = 5.178400; y3(448) = 1.056222; y4(448) = 0.932300;
y1(449) = 66.516899; y2(449) = 5.194600; y3(449) = 1.057556; y4(449) = 0.942300;
y1(450) = 66.710892; y2(450) = 5.212500; y3(450) = 1.055556; y4(450) = 0.938300;
y1(451) = 66.938194; y2(451) = 5.223200; y3(451) = 1.061111; y4(451) = 0.931600;
y1(452) = 67.195007; y2(452) = 5.235300; y3(452) = 1.063000; y4(452) = 0.942600;
y1(453) = 67.314201; y2(453) = 5.245000; y3(453) = 1.062000; y4(453) = 0.939100;
y1(454) = 67.420799; y2(454) = 5.254100; y3(454) = 1.062667; y4(454) = 0.937600;
y1(455) = 67.514801; y2(455) = 5.271400; y3(455) = 1.062778; y4(455) = 0.939500;
y1(456) = 67.660004; y2(456) = 5.282100; y3(456) = 1.069889; y4(456) = 0.942500;
y1(457) = 67.788300; y2(457) = 5.298800; y3(457) = 1.067555; y4(457) = 0.944400;
y1(458) = 67.954697; y2(458) = 5.325700; y3(458) = 1.068222; y4(458) = 0.947400;
y1(459) = 68.130798; y2(459) = 5.317800; y3(459) = 1.150889; y4(459) = 0.972300;
y1(460) = 68.320694; y2(460) = 5.334100; y3(460) = 1.077111; y4(460) = 0.955500;
y1(461) = 68.551102; y2(461) = 5.347400; y3(461) = 1.081333; y4(461) = 0.954000;
y1(462) = 68.800194; y2(462) = 5.355900; y3(462) = 1.075555; y4(462) = 0.954000;
y1(463) = 68.879105; y2(463) = 5.379300; y3(463) = 1.080555; y4(463) = 0.956700;
y1(464) = 68.991501; y2(464) = 5.386400; y3(464) = 1.084222; y4(464) = 0.958500;
y1(465) = 69.081902; y2(465) = 5.395400; y3(465) = 1.081445; y4(465) = 0.957800;
y1(466) = 69.223709; y2(466) = 5.405700; y3(466) = 1.083667; y4(466) = 0.957900;
y1(467) = 69.360001; y2(467) = 5.410900; y3(467) = 1.087000; y4(467) = 0.960400;
y1(468) = 69.503098; y2(468) = 5.438399; y3(468) = 1.084111; y4(468) = 0.960100;
y1(469) = 69.815598; y2(469) = 5.441100; y3(469) = 1.095778; y4(469) = 0.962200;
y1(470) = 69.908798; y2(470) = 5.457100; y3(470) = 1.091444; y4(470) = 0.969000;
y1(471) = 70.134499; y2(471) = 5.475500; y3(471) = 1.174111; y4(471) = 0.992700;
y1(472) = 70.405701; y2(472) = 5.482700; y3(472) = 1.100778; y4(472) = 0.971200;
y1(473) = 70.508896; y2(473) = 5.495900; y3(473) = 1.097778; y4(473) = 0.967200;
y1(474) = 70.710800; y2(474) = 5.523099; y3(474) = 1.187444; y4(474) = 1.009400;
y1(475) = 70.752403; y2(475) = 5.513900; y3(475) = 1.111444; y4(475) = 0.975600;
y1(476) = 70.885498; y2(476) = 5.543600; y3(476) = 1.107556; y4(476) = 0.974900;
y1(477) = 71.026207; y2(477) = 5.558500; y3(477) = 0.996111; y4(477) = 0.972900;
y1(478) = 71.153801; y2(478) = 5.570200; y3(478) = 1.102667; y4(478) = 0.974000;
y1(479) = 71.337601; y2(479) = 5.576500; y3(479) = 1.104556; y4(479) = 0.974600;
y1(480) = 71.536507; y2(480) = 5.581600; y3(480) = 1.110889; y4(480) = 0.980100;
y1(481) = 71.774704; y2(481) = 5.603700; y3(481) = 1.005556; y4(481) = 0.982800;
y1(482) = 71.978592; y2(482) = 5.607400; y3(482) = 1.109444; y4(482) = 0.979800;
y1(483) = 72.153099; y2(483) = 5.614500; y3(483) = 1.191778; y4(483) = 0.995000;
y1(484) = 72.227402; y2(484) = 5.643199; y3(484) = 1.020889; y4(484) = 0.995700;
y1(485) = 72.347496; y2(485) = 5.650800; y3(485) = 1.010556; y4(485) = 0.989500;
y1(486) = 72.496399; y2(486) = 5.655800; y3(486) = 1.002445; y4(486) = 0.987500;
y1(487) = 72.601501; y2(487) = 5.674900; y3(487) = 1.120556; y4(487) = 0.988000;
y1(488) = 72.885406; y2(488) = 5.684700; y3(488) = 1.009667; y4(488) = 0.992500;
y1(489) = 72.952896; y2(489) = 5.697999; y3(489) = 1.014000; y4(489) = 0.991000;
y1(490) = 73.155998; y2(490) = 5.727900; y3(490) = 1.012667; y4(490) = 0.998000;
y1(491) = 73.463799; y2(491) = 5.725299; y3(491) = 1.019000; y4(491) = 0.997300;
y1(492) = 73.594803; y2(492) = 5.738900; y3(492) = 1.013889; y4(492) = 0.999300;
y1(493) = 74.010399; y2(493) = 5.747900; y3(493) = 1.021000; y4(493) = 1.004900;
y1(494) = 74.114395; y2(494) = 5.756600; y3(494) = 1.019222; y4(494) = 0.997500;
y1(495) = 74.284798; y2(495) = 5.773900; y3(495) = 1.108000; y4(495) = 1.016600;
y1(496) = 74.386200; y2(496) = 5.792700; y3(496) = 1.035778; y4(496) = 1.004100;
y1(497) = 74.528000; y2(497) = 5.805000; y3(497) = 1.024000; y4(497) = 1.001800;
y1(498) = 74.689896; y2(498) = 5.817400; y3(498) = 1.028556; y4(498) = 1.002100;
y1(499) = 74.849495; y2(499) = 5.833400; y3(499) = 1.028778; y4(499) = 1.003400;
y1(500) = 75.060104; y2(500) = 5.855400; y3(500) = 1.032778; y4(500) = 1.007500;
y1(501) = 75.242294; y2(501) = 5.857500; y3(501) = 1.031889; y4(501) = 1.005300;
y1(502) = 75.459503; y2(502) = 5.881600; y3(502) = 1.028778; y4(502) = 1.005800;
y1(503) = 75.673294; y2(503) = 5.864200; y3(503) = 1.036444; y4(503) = 1.008000;
y1(504) = 75.772598; y2(504) = 5.894700; y3(504) = 1.038222; y4(504) = 1.013000;
y1(505) = 75.895897; y2(505) = 5.908900; y3(505) = 1.036889; y4(505) = 1.011500;
y1(506) = 75.972992; y2(506) = 5.918500; y3(506) = 1.120000; y4(506) = 1.035300;
y1(507) = 76.096695; y2(507) = 5.919100; y3(507) = 1.059111; y4(507) = 1.026100;
y1(508) = 76.234909; y2(508) = 5.928201; y3(508) = 1.045111; y4(508) = 1.015800;
y1(509) = 76.386497; y2(509) = 5.936200; y3(509) = 1.048222; y4(509) = 1.018900;
y1(510) = 76.586304; y2(510) = 5.965100; y3(510) = 1.043333; y4(510) = 1.019400;
y1(511) = 76.775406; y2(511) = 5.979400; y3(511) = 1.045000; y4(511) = 1.014100;
y1(512) = 76.950401; y2(512) = 5.987900; y3(512) = 1.046778; y4(512) = 1.023700;
y1(513) = 77.210007; y2(513) = 6.003000; y3(513) = 1.049889; y4(513) = 1.020500;
y1(514) = 77.353500; y2(514) = 6.007300; y3(514) = 1.056111; y4(514) = 1.022900;
y1(515) = 77.435593; y2(515) = 6.023000; y3(515) = 1.057111; y4(515) = 1.031800;
y1(516) = 77.550903; y2(516) = 6.032200; y3(516) = 1.056778; y4(516) = 1.029300;
y1(517) = 77.660202; y2(517) = 6.051801; y3(517) = 1.058444; y4(517) = 1.028500;
y1(518) = 77.816795; y2(518) = 6.075300; y3(518) = 1.204444; y4(518) = 1.110700;
y1(519) = 77.995201; y2(519) = 6.084300; y3(519) = 1.071222; y4(519) = 1.038900;
y1(520) = 78.133507; y2(520) = 6.083800; y3(520) = 1.066444; y4(520) = 1.033600;
y1(521) = 78.302498; y2(521) = 6.107600; y3(521) = 1.068000; y4(521) = 1.036600;
y1(522) = 78.536209; y2(522) = 6.113700; y3(522) = 1.069444; y4(522) = 1.034300;
y1(523) = 78.781792; y2(523) = 6.122600; y3(523) = 1.074222; y4(523) = 1.047000;
y1(524) = 78.903297; y2(524) = 6.148400; y3(524) = 1.078778; y4(524) = 1.048800;
y1(525) = 78.993202; y2(525) = 6.169100; y3(525) = 1.081778; y4(525) = 1.046000;
y1(526) = 79.137100; y2(526) = 6.159700; y3(526) = 1.083333; y4(526) = 1.046600;
y1(527) = 79.286697; y2(527) = 6.193200; y3(527) = 1.089778; y4(527) = 1.063400;
y1(528) = 79.406204; y2(528) = 6.194400; y3(528) = 1.092889; y4(528) = 1.057300;
y1(529) = 79.560600; y2(529) = 6.206900; y3(529) = 1.192000; y4(529) = 1.094600;
y1(530) = 79.706604; y2(530) = 6.208400; y3(530) = 1.102889; y4(530) = 1.067200;
y1(531) = 79.919296; y2(531) = 6.238400; y3(531) = 1.099333; y4(531) = 1.063300;
y1(532) = 80.107101; y2(532) = 6.250700; y3(532) = 1.101555; y4(532) = 1.063200;
y1(533) = 80.346199; y2(533) = 6.270600; y3(533) = 1.105000; y4(533) = 1.062400;
y1(534) = 80.580299; y2(534) = 6.267900; y3(534) = 1.112889; y4(534) = 1.071100;
y1(535) = 80.681900; y2(535) = 6.288100; y3(535) = 1.108444; y4(535) = 1.071400;
y1(536) = 80.779701; y2(536) = 6.290099; y3(536) = 1.107778; y4(536) = 1.075400;
y1(537) = 80.901802; y2(537) = 6.311500; y3(537) = 1.112556; y4(537) = 1.079800;
y1(538) = 81.070503; y2(538) = 6.316800; y3(538) = 1.109778; y4(538) = 1.079100;
y1(539) = 81.180603; y2(539) = 6.347200; y3(539) = 1.199889; y4(539) = 1.094300;
y1(540) = 81.318405; y2(540) = 6.364100; y3(540) = 1.134222; y4(540) = 1.090600;
y1(541) = 81.513702; y2(541) = 6.362200; y3(541) = 1.124889; y4(541) = 1.085800;
y1(542) = 81.823303; y2(542) = 6.372400; y3(542) = 1.208556; y4(542) = 1.132400;
y1(543) = 81.918800; y2(543) = 6.389100; y3(543) = 1.141667; y4(543) = 1.103900;
y1(544) = 82.142105; y2(544) = 6.399600; y3(544) = 1.134222; y4(544) = 1.101500;
y1(545) = 82.253502; y2(545) = 6.414300; y3(545) = 1.127445; y4(545) = 1.094800;
y1(546) = 82.324402; y2(546) = 6.422400; y3(546) = 1.133444; y4(546) = 1.091300;
y1(547) = 82.414505; y2(547) = 6.438300; y3(547) = 1.134667; y4(547) = 1.096000;
y1(548) = 82.606201; y2(548) = 6.445300; y3(548) = 1.140333; y4(548) = 1.097400;
y1(549) = 82.700195; y2(549) = 6.473001; y3(549) = 1.137778; y4(549) = 1.098200;
y1(550) = 82.910400; y2(550) = 6.476500; y3(550) = 1.246222; y4(550) = 1.134400;
y1(551) = 83.063202; y2(551) = 6.473399; y3(551) = 1.149333; y4(551) = 1.113800;
y1(552) = 83.275993; y2(552) = 6.520400; y3(552) = 1.150222; y4(552) = 1.107400;
y1(553) = 83.470795; y2(553) = 6.510700; y3(553) = 1.149889; y4(553) = 1.104000;
y1(554) = 83.745102; y2(554) = 6.523500; y3(554) = 1.147667; y4(554) = 1.109900;
y1(555) = 83.848099; y2(555) = 6.537800; y3(555) = 1.151444; y4(555) = 1.108400;
y1(556) = 83.965805; y2(556) = 6.548499; y3(556) = 1.150889; y4(556) = 1.104200;
y1(557) = 84.076797; y2(557) = 6.563901; y3(557) = 1.163444; y4(557) = 1.112900;
y1(558) = 84.208504; y2(558) = 6.582800; y3(558) = 1.164333; y4(558) = 1.118300;
y1(559) = 84.340500; y2(559) = 6.597701; y3(559) = 1.167000; y4(559) = 1.118300;
y1(560) = 84.520302; y2(560) = 6.592000; y3(560) = 1.256889; y4(560) = 1.147300;
y1(561) = 84.693802; y2(561) = 6.605300; y3(561) = 1.183556; y4(561) = 1.126700;
y1(562) = 84.892288; y2(562) = 6.618000; y3(562) = 1.169222; y4(562) = 1.122200;
y1(563) = 85.118797; y2(563) = 6.650701; y3(563) = 1.171667; y4(563) = 1.125800;
y1(564) = 85.373604; y2(564) = 6.636400; y3(564) = 1.172889; y4(564) = 1.128700;
y1(565) = 85.502602; y2(565) = 6.670900; y3(565) = 1.177556; y4(565) = 1.129000;
y1(566) = 85.611198; y2(566) = 6.689899; y3(566) = 1.185556; y4(566) = 1.142600;
y1(567) = 85.732605; y2(567) = 6.692899; y3(567) = 1.185222; y4(567) = 1.127400;
y1(568) = 85.854996; y2(568) = 6.710700; y3(568) = 1.182778; y4(568) = 1.135700;
y1(569) = 85.987900; y2(569) = 6.711000; y3(569) = 1.195778; y4(569) = 1.139400;
y1(570) = 86.136597; y2(570) = 6.728200; y3(570) = 1.281778; y4(570) = 1.172100;
y1(571) = 86.303696; y2(571) = 6.732201; y3(571) = 1.212333; y4(571) = 1.154000;
y1(572) = 86.509590; y2(572) = 6.767400; y3(572) = 1.203444; y4(572) = 1.155100;
y1(573) = 86.739189; y2(573) = 6.771999; y3(573) = 1.204333; y4(573) = 1.157500;
y1(574) = 86.984100; y2(574) = 6.786700; y3(574) = 1.207556; y4(574) = 1.150900;
y1(575) = 87.274200; y2(575) = 6.782600; y3(575) = 1.201556; y4(575) = 1.150200;
y1(576) = 87.457001; y2(576) = 6.818500; y3(576) = 1.203778; y4(576) = 1.159400;
y1(577) = 87.488594; y2(577) = 6.816901; y3(577) = 1.216111; y4(577) = 1.135500;
y1(578) = 87.635399; y2(578) = 6.827100; y3(578) = 1.231889; y4(578) = 1.144100;
y1(579) = 87.759903; y2(579) = 6.836600; y3(579) = 1.237333; y4(579) = 1.141900;
y1(580) = 87.926804; y2(580) = 6.876900; y3(580) = 1.324556; y4(580) = 1.154400;
y1(581) = 88.074799; y2(581) = 6.892001; y3(581) = 1.250556; y4(581) = 1.141900;
y1(582) = 88.227707; y2(582) = 6.883200; y3(582) = 1.236778; y4(582) = 1.145300;
y1(583) = 88.484604; y2(583) = 6.902599; y3(583) = 1.242778; y4(583) = 1.152600;
y1(584) = 88.690605; y2(584) = 6.904300; y3(584) = 1.245444; y4(584) = 1.150500;
y1(585) = 88.879105; y2(585) = 6.931000; y3(585) = 1.254667; y4(585) = 1.154000;
y1(586) = 88.963295; y2(586) = 6.955000; y3(586) = 1.246667; y4(586) = 1.152700;
y1(587) = 89.053299; y2(587) = 6.953000; y3(587) = 1.248222; y4(587) = 1.150500;
y1(588) = 89.210304; y2(588) = 6.957099; y3(588) = 1.258000; y4(588) = 1.155300;
y1(589) = 89.326302; y2(589) = 6.974299; y3(589) = 1.266444; y4(589) = 1.157600;
y1(590) = 89.492203; y2(590) = 6.987700; y3(590) = 1.362000; y4(590) = 1.171400;
y1(591) = 89.620201; y2(591) = 7.014001; y3(591) = 1.278889; y4(591) = 1.158500;
y1(592) = 89.872696; y2(592) = 7.007200; y3(592) = 1.275778; y4(592) = 1.166900;
y1(593) = 90.008102; y2(593) = 7.016700; y3(593) = 1.278000; y4(593) = 1.164300;
y1(594) = 90.230103; y2(594) = 7.036901; y3(594) = 1.277778; y4(594) = 1.166600;
y1(595) = 90.448502; y2(595) = 7.055100; y3(595) = 1.270778; y4(595) = 1.172100;
y1(596) = 90.588806; y2(596) = 7.054700; y3(596) = 1.271333; y4(596) = 1.169600;
y1(597) = 90.644897; y2(597) = 7.072200; y3(597) = 1.279556; y4(597) = 1.182200;
y1(598) = 90.812096; y2(598) = 7.080500; y3(598) = 1.284444; y4(598) = 1.179400;
y1(599) = 90.910904; y2(599) = 7.103500; y3(599) = 1.287333; y4(599) = 1.177100;
y1(600) = 91.060699; y2(600) = 7.113000; y3(600) = 1.391667; y4(600) = 1.199500;
y1(601) = 91.179893; y2(601) = 7.125400; y3(601) = 1.292000; y4(601) = 1.179000;
y1(602) = 91.488510; y2(602) = 7.143899; y3(602) = 1.370444; y4(602) = 1.193000;
y1(603) = 91.601303; y2(603) = 7.170199; y3(603) = 1.315556; y4(603) = 1.190800;
y1(604) = 91.830002; y2(604) = 7.170000; y3(604) = 1.301000; y4(604) = 1.187200;
y1(605) = 92.034508; y2(605) = 7.177900; y3(605) = 1.297111; y4(605) = 1.177600;
y1(606) = 92.195297; y2(606) = 7.187100; y3(606) = 1.299778; y4(606) = 1.190900;
y1(607) = 92.303398; y2(607) = 7.215600; y3(607) = 1.310333; y4(607) = 1.191100;
y1(608) = 92.384903; y2(608) = 7.219501; y3(608) = 1.308778; y4(608) = 1.200100;
y1(609) = 92.544701; y2(609) = 7.244901; y3(609) = 1.414111; y4(609) = 1.207000;
y1(610) = 92.674698; y2(610) = 7.234601; y3(610) = 1.327111; y4(610) = 1.196500;
y1(611) = 92.832092; y2(611) = 7.257500; y3(611) = 1.327222; y4(611) = 1.204700;
y1(612) = 92.992897; y2(612) = 7.261001; y3(612) = 1.323333; y4(612) = 1.197000;
y1(613) = 93.199097; y2(613) = 7.286799; y3(613) = 1.327555; y4(613) = 1.206800;
y1(614) = 93.399612; y2(614) = 7.299600; y3(614) = 1.334667; y4(614) = 1.207700;
y1(615) = 93.670303; y2(615) = 7.291100; y3(615) = 1.337556; y4(615) = 1.206800;
y1(616) = 93.872696; y2(616) = 7.318099; y3(616) = 1.330889; y4(616) = 1.207900;
y1(617) = 93.995605; y2(617) = 7.353100; y3(617) = 1.339889; y4(617) = 1.217700;
y1(618) = 94.123901; y2(618) = 7.361300; y3(618) = 1.414556; y4(618) = 1.224700;
y1(619) = 94.225502; y2(619) = 7.368900; y3(619) = 1.353889; y4(619) = 1.215900;
y1(620) = 94.507401; y2(620) = 7.375501; y3(620) = 1.342667; y4(620) = 1.216200;
y1(621) = 94.474991; y2(621) = 7.386400; y3(621) = 1.342222; y4(621) = 1.218800;
y1(622) = 94.638901; y2(622) = 7.415300; y3(622) = 1.340556; y4(622) = 1.222100;
y1(623) = 94.880295; y2(623) = 7.406699; y3(623) = 1.346000; y4(623) = 1.219600;
y1(624) = 95.109596; y2(624) = 7.426900; y3(624) = 1.350667; y4(624) = 1.228500;
y1(625) = 95.258003; y2(625) = 7.414701; y3(625) = 1.354222; y4(625) = 1.231000;
y1(626) = 95.625595; y2(626) = 7.459100; y3(626) = 1.361333; y4(626) = 1.235000;
y1(627) = 95.586197; y2(627) = 7.450900; y3(627) = 1.362556; y4(627) = 1.229500;
y1(628) = 95.703300; y2(628) = 7.470500; y3(628) = 1.364556; y4(628) = 1.243000;
y1(629) = 95.798805; y2(629) = 7.481000; y3(629) = 1.372889; y4(629) = 1.235100;
y1(630) = 95.922997; y2(630) = 7.509200; y3(630) = 1.367000; y4(630) = 1.239800;
y1(631) = 96.063095; y2(631) = 7.524100; y3(631) = 1.357222; y4(631) = 1.243700;
y1(632) = 96.235199; y2(632) = 7.535000; y3(632) = 1.361556; y4(632) = 1.242400;
y1(633) = 96.436104; y2(633) = 7.533299; y3(633) = 1.364556; y4(633) = 1.239400;
y1(634) = 96.631599; y2(634) = 7.540401; y3(634) = 1.372333; y4(634) = 1.244100;
y1(635) = 96.854996; y2(635) = 7.558399; y3(635) = 1.381333; y4(635) = 1.251200;
y1(636) = 97.094498; y2(636) = 7.582700; y3(636) = 1.370889; y4(636) = 1.248200;
y1(637) = 97.758194; y2(637) = 7.596499; y3(637) = 1.381444; y4(637) = 1.262700;
y1(638) = 97.301193; y2(638) = 7.607600; y3(638) = 1.384667; y4(638) = 1.251200;
y1(639) = 97.426697; y2(639) = 7.618300; y3(639) = 1.386778; y4(639) = 1.254200;
y1(640) = 97.591705; y2(640) = 7.623000; y3(640) = 1.388333; y4(640) = 1.260300;
y1(641) = 97.715294; y2(641) = 7.616900; y3(641) = 1.402667; y4(641) = 1.262000;
y1(642) = 97.902397; y2(642) = 7.643400; y3(642) = 1.392333; y4(642) = 1.256600;
y1(643) = 98.073311; y2(643) = 7.656199; y3(643) = 1.392333; y4(643) = 1.259800;
y1(644) = 98.282394; y2(644) = 7.696301; y3(644) = 1.402222; y4(644) = 1.274900;
y1(645) = 98.487297; y2(645) = 7.695600; y3(645) = 1.483222; y4(645) = 1.273800;
y1(646) = 98.786003; y2(646) = 7.712400; y3(646) = 1.429556; y4(646) = 1.273000;
y1(647) = 98.835899; y2(647) = 7.736400; y3(647) = 1.417889; y4(647) = 1.272800;
y1(648) = 98.953499; y2(648) = 7.750000; y3(648) = 1.410889; y4(648) = 1.281900;
y1(649) = 99.059006; y2(649) = 7.735101; y3(649) = 1.414333; y4(649) = 1.274500;
y1(650) = 99.228897; y2(650) = 7.755200; y3(650) = 1.424222; y4(650) = 1.283800;
y1(651) = 99.357498; y2(651) = 7.771400; y3(651) = 1.422444; y4(651) = 1.290500;
y1(652) = 99.593102; y2(652) = 7.791200; y3(652) = 1.425333; y4(652) = 1.284200;
y1(653) = 99.705002; y2(653) = 7.792800; y3(653) = 1.433667; y4(653) = 1.301000;
y1(654) = 99.927597; y2(654) = 7.815600; y3(654) = 1.536222; y4(654) = 1.303300;
y1(655) = 100.124893; y2(655) = 7.806700; y3(655) = 1.457889; y4(655) = 1.287800;
y1(656) = 100.404305; y2(656) = 7.817700; y3(656) = 1.443667; y4(656) = 1.302000;
y1(657) = 101.210594; y2(657) = 7.864100; y3(657) = 3.166333; y4(657) = 2.331900;
y1(658) = 101.339699; y2(658) = 7.841400; y3(658) = 3.166556; y4(658) = 2.323500;
y1(659) = 101.552200; y2(659) = 7.862100; y3(659) = 3.156000; y4(659) = 2.323600;
y1(660) = 101.768097; y2(660) = 7.884500; y3(660) = 3.179111; y4(660) = 2.340000;
y1(661) = 101.942101; y2(661) = 7.905300; y3(661) = 3.178445; y4(661) = 2.346000;
y1(662) = 102.221100; y2(662) = 7.913599; y3(662) = 3.201555; y4(662) = 2.354800;
y1(663) = 102.420898; y2(663) = 7.945700; y3(663) = 3.322667; y4(663) = 2.374000;
y1(664) = 102.631393; y2(664) = 7.949600; y3(664) = 3.236778; y4(664) = 2.376300;
y1(665) = 102.849403; y2(665) = 7.947400; y3(665) = 3.237111; y4(665) = 2.370400;
y1(666) = 103.145187; y2(666) = 7.973001; y3(666) = 3.248556; y4(666) = 2.373400;
y1(667) = 103.317001; y2(667) = 7.982600; y3(667) = 3.262333; y4(667) = 2.395100;
y1(668) = 103.496201; y2(668) = 7.984799; y3(668) = 3.291111; y4(668) = 2.416100;
y1(669) = 103.699097; y2(669) = 8.002501; y3(669) = 3.314333; y4(669) = 2.417000;
y1(670) = 103.730392; y2(670) = 8.030299; y3(670) = 3.322222; y4(670) = 2.426800;
y1(671) = 103.914505; y2(671) = 8.029100; y3(671) = 3.434000; y4(671) = 2.428900;
y1(672) = 104.163795; y2(672) = 8.046101; y3(672) = 3.356778; y4(672) = 2.425300;
y1(673) = 104.284302; y2(673) = 8.043100; y3(673) = 3.358778; y4(673) = 2.436900;
y1(674) = 104.429993; y2(674) = 8.080700; y3(674) = 3.377000; y4(674) = 2.451600;
y1(675) = 104.633301; y2(675) = 8.073300; y3(675) = 3.365222; y4(675) = 2.451100;
y1(676) = 104.839989; y2(676) = 8.088099; y3(676) = 3.383667; y4(676) = 2.464800;
y1(677) = 105.096703; y2(677) = 8.106700; y3(677) = 3.401444; y4(677) = 2.471100;
y1(678) = 105.185791; y2(678) = 8.102400; y3(678) = 3.495111; y4(678) = 2.486600;
y1(679) = 105.263000; y2(679) = 8.146099; y3(679) = 3.464778; y4(679) = 2.476600;
y1(680) = 105.405197; y2(680) = 8.129801; y3(680) = 3.454333; y4(680) = 2.486200;
y1(681) = 105.539101; y2(681) = 8.153700; y3(681) = 3.459445; y4(681) = 2.488800;
y1(682) = 105.676193; y2(682) = 8.162001; y3(682) = 3.470445; y4(682) = 2.501000;
y1(683) = 105.834396; y2(683) = 8.182100; y3(683) = 3.477556; y4(683) = 2.510000;
y1(684) = 106.064598; y2(684) = 8.202200; y3(684) = 3.494667; y4(684) = 2.511300;
y1(685) = 106.775986; y2(685) = 8.207601; y3(685) = 3.635445; y4(685) = 2.529300;
y1(686) = 106.415710; y2(686) = 8.210200; y3(686) = 3.730334; y4(686) = 2.535000;
y1(687) = 106.645706; y2(687) = 8.245700; y3(687) = 3.574778; y4(687) = 2.538000;
y1(688) = 106.911804; y2(688) = 8.246099; y3(688) = 3.548111; y4(688) = 2.532500;
y1(689) = 106.872902; y2(689) = 8.264501; y3(689) = 3.570000; y4(689) = 2.550200;
y1(690) = 106.981995; y2(690) = 8.260800; y3(690) = 3.591555; y4(690) = 2.559700;
y1(691) = 107.106789; y2(691) = 8.296900; y3(691) = 3.583667; y4(691) = 2.566900;
y1(692) = 107.233109; y2(692) = 8.301800; y3(692) = 3.604111; y4(692) = 2.566000;
y1(693) = 107.390907; y2(693) = 8.305201; y3(693) = 3.610667; y4(693) = 2.585900;
y1(694) = 107.611107; y2(694) = 8.308300; y3(694) = 3.733667; y4(694) = 2.596300;
y1(695) = 107.760704; y2(695) = 8.341100; y3(695) = 3.653556; y4(695) = 2.588200;
y1(696) = 107.957397; y2(696) = 8.354300; y3(696) = 3.662889; y4(696) = 2.588800;
y1(697) = 108.182106; y2(697) = 8.359100; y3(697) = 3.666778; y4(697) = 2.595000;
y1(698) = 108.400208; y2(698) = 8.364000; y3(698) = 3.681222; y4(698) = 2.606800;
y1(699) = 108.467407; y2(699) = 8.399899; y3(699) = 3.690667; y4(699) = 2.608800;
y1(700) = 108.617203; y2(700) = 8.407200; y3(700) = 3.735444; y4(700) = 2.625900;
y1(701) = 108.728294; y2(701) = 8.430499; y3(701) = 3.731555; y4(701) = 2.636800;
y1(702) = 108.845718; y2(702) = 8.439699; y3(702) = 3.862889; y4(702) = 2.643300;
y1(703) = 108.987305; y2(703) = 8.433300; y3(703) = 3.760222; y4(703) = 2.649200;
y1(704) = 109.364891; y2(704) = 8.483700; y3(704) = 3.880555; y4(704) = 2.659200;
y1(705) = 109.363792; y2(705) = 8.466600; y3(705) = 3.793111; y4(705) = 2.662300;
y1(706) = 109.550194; y2(706) = 8.476100; y3(706) = 3.795000; y4(706) = 2.664500;
y1(707) = 109.775307; y2(707) = 8.493100; y3(707) = 3.798778; y4(707) = 2.693300;
y1(708) = 109.991104; y2(708) = 8.505699; y3(708) = 3.825667; y4(708) = 2.674100;
y1(709) = 110.069901; y2(709) = 8.535501; y3(709) = 3.913778; y4(709) = 2.696400;
y1(710) = 110.144699; y2(710) = 8.539500; y3(710) = 3.879000; y4(710) = 2.699200;
y1(711) = 110.278404; y2(711) = 8.557300; y3(711) = 3.879889; y4(711) = 2.726500;
y1(712) = 110.420914; y2(712) = 8.551300; y3(712) = 3.886667; y4(712) = 2.717700;
y1(713) = 110.521996; y2(713) = 8.572100; y3(713) = 3.879111; y4(713) = 2.710700;
y1(714) = 110.711792; y2(714) = 8.599800; y3(714) = 3.899667; y4(714) = 2.729500;
y1(715) = 110.926796; y2(715) = 8.592001; y3(715) = 3.913000; y4(715) = 2.752300;
y1(716) = 111.103798; y2(716) = 8.603101; y3(716) = 3.942000; y4(716) = 2.754400;
y1(717) = 111.287209; y2(717) = 8.624201; y3(717) = 4.053778; y4(717) = 2.759900;
y1(718) = 111.534897; y2(718) = 8.640301; y3(718) = 3.986667; y4(718) = 2.752300;
y1(719) = 111.585304; y2(719) = 8.659399; y3(719) = 3.968444; y4(719) = 2.769400;
y1(720) = 111.751694; y2(720) = 8.674500; y3(720) = 3.988000; y4(720) = 2.774100;
y1(721) = 111.903099; y2(721) = 8.687100; y3(721) = 3.993667; y4(721) = 2.785100;
y1(722) = 111.962402; y2(722) = 8.696300; y3(722) = 4.014000; y4(722) = 2.791500;
y1(723) = 112.121399; y2(723) = 8.714701; y3(723) = 4.029222; y4(723) = 2.800600;
y1(724) = 112.305397; y2(724) = 8.703700; y3(724) = 4.143556; y4(724) = 2.810900;
y1(725) = 112.438599; y2(725) = 8.759700; y3(725) = 4.078556; y4(725) = 2.805900;
y1(726) = 112.875999; y2(726) = 8.753000; y3(726) = 4.093889; y4(726) = 2.825200;
y1(727) = 112.882492; y2(727) = 8.752300; y3(727) = 4.105556; y4(727) = 2.836900;
y1(728) = 113.128799; y2(728) = 8.796999; y3(728) = 4.103222; y4(728) = 2.835700;
y1(729) = 113.172997; y2(729) = 8.769799; y3(729) = 4.106112; y4(729) = 2.858700;
y1(730) = 113.291794; y2(730) = 8.811000; y3(730) = 4.144889; y4(730) = 2.857000;
y1(731) = 113.402603; y2(731) = 8.802500; y3(731) = 4.099333; y4(731) = 2.871600;
plot(x,y1,x,y2,x,y3,x,y4);
print(gcf,'-djpeg','average.jpg')%
